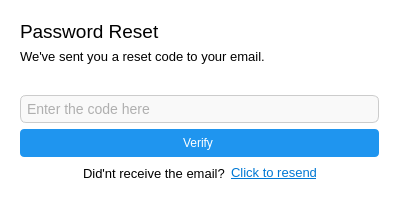
<?xml version="1.0" encoding="UTF-8"?>
<ui version="4.0">
 <class>Dialog</class>
 <widget class="QDialog" name="Dialog">
  <property name="geometry">
   <rect>
    <x>0</x>
    <y>0</y>
    <width>399</width>
    <height>203</height>
   </rect>
  </property>
  <property name="windowTitle">
   <string>Dialog</string>
  </property>
  <property name="styleSheet">
   <string notr="true">background-color: rgb(255, 255, 255);</string>
  </property>
  <layout class="QGridLayout" name="gridLayout_2">
   <item row="0" column="0">
    <widget class="QWidget" name="widget" native="true">
     <property name="styleSheet">
      <string notr="true">QLineEdit{
color: #666;
font-size: 14px;
padding: 4px;
border: 1px solid #ccc;
border-radius: 2px;
background-color: #f9f9f9;
border-radius:6px;
}
QLineEdit:focus {
            border: 1px solid #0078d4;
            background-color: #fff;
        }

</string>
     </property>
     <layout class="QGridLayout" name="gridLayout">
      <item row="0" column="0">
       <layout class="QVBoxLayout" name="verticalLayout_4">
        <item>
         <layout class="QVBoxLayout" name="verticalLayout_2">
          <item>
           <widget class="QLabel" name="label">
            <property name="font">
             <font>
              <pointsize>14</pointsize>
             </font>
            </property>
            <property name="text">
             <string>Password Reset</string>
            </property>
           </widget>
          </item>
          <item>
           <widget class="QLabel" name="label_2">
            <property name="font">
             <font>
              <pointsize>10</pointsize>
             </font>
            </property>
            <property name="text">
             <string>We've sent you a reset code to your email.</string>
            </property>
           </widget>
          </item>
         </layout>
        </item>
        <item>
         <spacer name="verticalSpacer">
          <property name="orientation">
           <enum>Qt::Vertical</enum>
          </property>
          <property name="sizeHint" stdset="0">
           <size>
            <width>20</width>
            <height>18</height>
           </size>
          </property>
         </spacer>
        </item>
        <item>
         <layout class="QVBoxLayout" name="verticalLayout_3">
          <item>
           <widget class="QLineEdit" name="token_le">
            <property name="placeholderText">
             <string>Enter the code here</string>
            </property>
           </widget>
          </item>
          <item>
           <layout class="QVBoxLayout" name="verticalLayout">
            <item>
             <widget class="QPushButton" name="btn_verify">
              <property name="styleSheet">
               <string notr="true">QPushButton{
border:none;
border-radius:4px;
padding:7px;
padding-left-10px;
padding-right:10px;
background-color: rgb(31, 149, 239);
color:white;





}
QPushButton:hover{
background-color:#1668a7;






}</string>
              </property>
              <property name="text">
               <string>Verify</string>
              </property>
             </widget>
            </item>
            <item>
             <layout class="QHBoxLayout" name="horizontalLayout">
              <item>
               <spacer name="horizontalSpacer_2">
                <property name="orientation">
                 <enum>Qt::Horizontal</enum>
                </property>
                <property name="sizeHint" stdset="0">
                 <size>
                  <width>40</width>
                  <height>20</height>
                 </size>
                </property>
               </spacer>
              </item>
              <item>
               <widget class="QLabel" name="label_3">
                <property name="font">
                 <font>
                  <pointsize>10</pointsize>
                 </font>
                </property>
                <property name="text">
                 <string>Did'nt receive the email?</string>
                </property>
               </widget>
              </item>
              <item>
               <widget class="QPushButton" name="btn_resend_email">
                <property name="font">
                 <font>
                  <pointsize>10</pointsize>
                  <underline>true</underline>
                 </font>
                </property>
                <property name="cursor">
                 <cursorShape>PointingHandCursor</cursorShape>
                </property>
                <property name="styleSheet">
                 <string notr="true">border:none;
color:#0078d4</string>
                </property>
                <property name="text">
                 <string>Click to resend</string>
                </property>
               </widget>
              </item>
              <item>
               <spacer name="horizontalSpacer">
                <property name="orientation">
                 <enum>Qt::Horizontal</enum>
                </property>
                <property name="sizeHint" stdset="0">
                 <size>
                  <width>40</width>
                  <height>20</height>
                 </size>
                </property>
               </spacer>
              </item>
             </layout>
            </item>
           </layout>
          </item>
         </layout>
        </item>
       </layout>
      </item>
     </layout>
    </widget>
   </item>
  </layout>
 </widget>
 <resources/>
 <connections/>
</ui>
